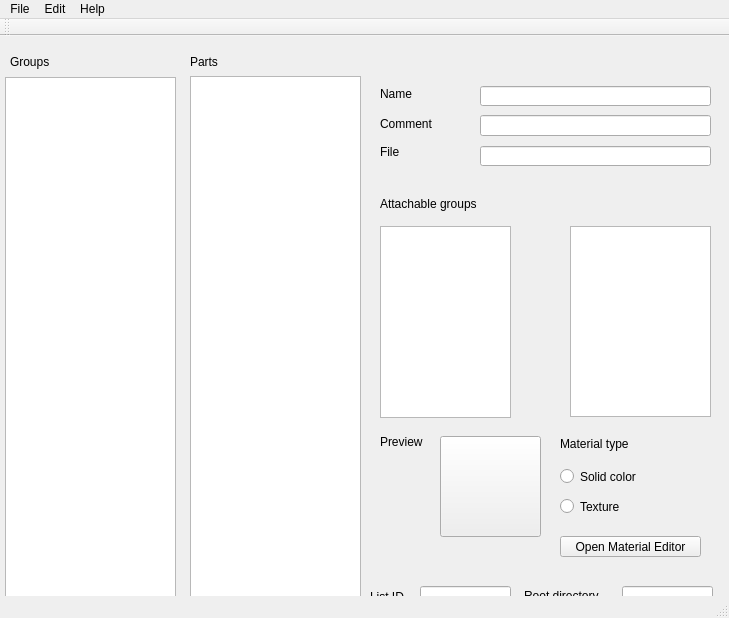
<?xml version="1.0" encoding="UTF-8"?>
<ui version="4.0">
 <class>pmcaconf_mainwin</class>
 <widget class="QMainWindow" name="pmcaconf_mainwin">
  <property name="geometry">
   <rect>
    <x>0</x>
    <y>0</y>
    <width>729</width>
    <height>618</height>
   </rect>
  </property>
  <property name="windowTitle">
   <string>PMCA set configuration tool</string>
  </property>
  <property name="windowIcon">
   <iconset resource="images.qrc">
    <normaloff>:/logo/logo.png</normaloff>:/logo/logo.png</iconset>
  </property>
  <property name="locale">
   <locale language="Hungarian" country="Hungary"/>
  </property>
  <widget class="QWidget" name="centralWidget">
   <widget class="QListView" name="listView">
    <property name="geometry">
     <rect>
      <x>5</x>
      <y>41</y>
      <width>171</width>
      <height>521</height>
     </rect>
    </property>
   </widget>
   <widget class="QLabel" name="label">
    <property name="geometry">
     <rect>
      <x>10</x>
      <y>10</y>
      <width>161</width>
      <height>31</height>
     </rect>
    </property>
    <property name="text">
     <string>Groups</string>
    </property>
   </widget>
   <widget class="QListView" name="listView_parts">
    <property name="geometry">
     <rect>
      <x>190</x>
      <y>40</y>
      <width>171</width>
      <height>521</height>
     </rect>
    </property>
   </widget>
   <widget class="QLabel" name="label_2">
    <property name="geometry">
     <rect>
      <x>190</x>
      <y>16</y>
      <width>171</width>
      <height>20</height>
     </rect>
    </property>
    <property name="text">
     <string>Parts</string>
    </property>
   </widget>
   <widget class="QLineEdit" name="lineEdit_Name">
    <property name="geometry">
     <rect>
      <x>480</x>
      <y>50</y>
      <width>231</width>
      <height>20</height>
     </rect>
    </property>
   </widget>
   <widget class="QLabel" name="label_3">
    <property name="geometry">
     <rect>
      <x>380</x>
      <y>50</y>
      <width>55</width>
      <height>16</height>
     </rect>
    </property>
    <property name="text">
     <string>Name</string>
    </property>
   </widget>
   <widget class="QLabel" name="label_4">
    <property name="geometry">
     <rect>
      <x>380</x>
      <y>80</y>
      <width>61</width>
      <height>16</height>
     </rect>
    </property>
    <property name="text">
     <string>Comment</string>
    </property>
   </widget>
   <widget class="QLineEdit" name="lineEdit_2">
    <property name="geometry">
     <rect>
      <x>480</x>
      <y>79</y>
      <width>231</width>
      <height>21</height>
     </rect>
    </property>
   </widget>
   <widget class="QLabel" name="label_5">
    <property name="geometry">
     <rect>
      <x>380</x>
      <y>110</y>
      <width>55</width>
      <height>12</height>
     </rect>
    </property>
    <property name="text">
     <string>File</string>
    </property>
   </widget>
   <widget class="QLineEdit" name="lineEdit_3">
    <property name="geometry">
     <rect>
      <x>480</x>
      <y>110</y>
      <width>231</width>
      <height>20</height>
     </rect>
    </property>
   </widget>
   <widget class="QLabel" name="label_6">
    <property name="geometry">
     <rect>
      <x>380</x>
      <y>160</y>
      <width>161</width>
      <height>16</height>
     </rect>
    </property>
    <property name="text">
     <string>Attachable groups</string>
    </property>
   </widget>
   <widget class="QListView" name="listView_availableGroups">
    <property name="geometry">
     <rect>
      <x>380</x>
      <y>190</y>
      <width>131</width>
      <height>192</height>
     </rect>
    </property>
   </widget>
   <widget class="QListView" name="listView_4">
    <property name="geometry">
     <rect>
      <x>570</x>
      <y>190</y>
      <width>141</width>
      <height>191</height>
     </rect>
    </property>
   </widget>
   <widget class="QLabel" name="label_7">
    <property name="geometry">
     <rect>
      <x>380</x>
      <y>400</y>
      <width>55</width>
      <height>12</height>
     </rect>
    </property>
    <property name="text">
     <string>Preview</string>
    </property>
   </widget>
   <widget class="QLabel" name="label_8">
    <property name="geometry">
     <rect>
      <x>560</x>
      <y>400</y>
      <width>101</width>
      <height>16</height>
     </rect>
    </property>
    <property name="text">
     <string>Material type</string>
    </property>
   </widget>
   <widget class="QRadioButton" name="radioButton">
    <property name="geometry">
     <rect>
      <x>560</x>
      <y>430</y>
      <width>97</width>
      <height>21</height>
     </rect>
    </property>
    <property name="text">
     <string>Solid color</string>
    </property>
   </widget>
   <widget class="QRadioButton" name="radioButton_2">
    <property name="geometry">
     <rect>
      <x>560</x>
      <y>460</y>
      <width>97</width>
      <height>21</height>
     </rect>
    </property>
    <property name="text">
     <string>Texture</string>
    </property>
   </widget>
   <widget class="QPushButton" name="pushButton">
    <property name="geometry">
     <rect>
      <x>560</x>
      <y>500</y>
      <width>141</width>
      <height>21</height>
     </rect>
    </property>
    <property name="text">
     <string>Open Material Editor</string>
    </property>
   </widget>
   <widget class="QLabel" name="label_9">
    <property name="geometry">
     <rect>
      <x>370</x>
      <y>550</y>
      <width>55</width>
      <height>21</height>
     </rect>
    </property>
    <property name="text">
     <string>List ID</string>
    </property>
   </widget>
   <widget class="QLineEdit" name="lineEdit_list">
    <property name="geometry">
     <rect>
      <x>420</x>
      <y>550</y>
      <width>91</width>
      <height>20</height>
     </rect>
    </property>
   </widget>
   <widget class="QLineEdit" name="lineEdit_5">
    <property name="geometry">
     <rect>
      <x>622</x>
      <y>550</y>
      <width>91</width>
      <height>20</height>
     </rect>
    </property>
    <property name="placeholderText">
     <string/>
    </property>
   </widget>
   <widget class="QLabel" name="label_10">
    <property name="geometry">
     <rect>
      <x>524</x>
      <y>550</y>
      <width>91</width>
      <height>20</height>
     </rect>
    </property>
    <property name="text">
     <string>Root directory</string>
    </property>
   </widget>
   <widget class="QPushButton" name="imageBut">
    <property name="geometry">
     <rect>
      <x>440</x>
      <y>400</y>
      <width>101</width>
      <height>101</height>
     </rect>
    </property>
    <property name="text">
     <string/>
    </property>
   </widget>
  </widget>
  <widget class="QMenuBar" name="menuBar">
   <property name="geometry">
    <rect>
     <x>0</x>
     <y>0</y>
     <width>729</width>
     <height>19</height>
    </rect>
   </property>
   <widget class="QMenu" name="menuFile">
    <property name="title">
     <string>File</string>
    </property>
    <addaction name="actionOpen_configuration"/>
    <addaction name="actionSave_configuration"/>
    <addaction name="actionExit"/>
   </widget>
   <widget class="QMenu" name="menuEdit">
    <property name="title">
     <string>Edit</string>
    </property>
    <addaction name="actionAdd_group"/>
    <addaction name="actionAdd_part"/>
   </widget>
   <widget class="QMenu" name="menuHelp">
    <property name="title">
     <string>Help</string>
    </property>
    <addaction name="actionAbout"/>
   </widget>
   <addaction name="menuFile"/>
   <addaction name="menuEdit"/>
   <addaction name="menuHelp"/>
  </widget>
  <widget class="QStatusBar" name="statusBar"/>
  <widget class="QToolBar" name="toolBar">
   <property name="windowTitle">
    <string>toolBar</string>
   </property>
   <attribute name="toolBarArea">
    <enum>TopToolBarArea</enum>
   </attribute>
   <attribute name="toolBarBreak">
    <bool>false</bool>
   </attribute>
  </widget>
  <action name="actionAbout">
   <property name="text">
    <string>About</string>
   </property>
  </action>
  <action name="actionOpen_configuration">
   <property name="text">
    <string>Open configuration</string>
   </property>
  </action>
  <action name="actionSave_configuration">
   <property name="text">
    <string>Save configuration</string>
   </property>
  </action>
  <action name="actionExit">
   <property name="text">
    <string>Exit</string>
   </property>
  </action>
  <action name="actionAdd_part">
   <property name="text">
    <string>Add part</string>
   </property>
  </action>
  <action name="actionAdd_group">
   <property name="text">
    <string>Add group</string>
   </property>
  </action>
 </widget>
 <layoutdefault spacing="6" margin="11"/>
 <resources>
  <include location="images.qrc"/>
 </resources>
 <connections>
  <connection>
   <sender>actionAbout</sender>
   <signal>triggered()</signal>
   <receiver>pmcaconf_mainwin</receiver>
   <slot>showAbout()</slot>
   <hints>
    <hint type="sourcelabel">
     <x>-1</x>
     <y>-1</y>
    </hint>
    <hint type="destinationlabel">
     <x>235</x>
     <y>308</y>
    </hint>
   </hints>
  </connection>
  <connection>
   <sender>actionOpen_configuration</sender>
   <signal>triggered()</signal>
   <receiver>pmcaconf_mainwin</receiver>
   <slot>openConfig()</slot>
   <hints>
    <hint type="sourcelabel">
     <x>-1</x>
     <y>-1</y>
    </hint>
    <hint type="destinationlabel">
     <x>364</x>
     <y>308</y>
    </hint>
   </hints>
  </connection>
  <connection>
   <sender>actionExit</sender>
   <signal>triggered()</signal>
   <receiver>pmcaconf_mainwin</receiver>
   <slot>close()</slot>
   <hints>
    <hint type="sourcelabel">
     <x>-1</x>
     <y>-1</y>
    </hint>
    <hint type="destinationlabel">
     <x>364</x>
     <y>308</y>
    </hint>
   </hints>
  </connection>
  <connection>
   <sender>actionAdd_part</sender>
   <signal>triggered()</signal>
   <receiver>pmcaconf_mainwin</receiver>
   <slot>addNewPart()</slot>
   <hints>
    <hint type="sourcelabel">
     <x>-1</x>
     <y>-1</y>
    </hint>
    <hint type="destinationlabel">
     <x>364</x>
     <y>308</y>
    </hint>
   </hints>
  </connection>
  <connection>
   <sender>listView_parts</sender>
   <signal>clicked(QModelIndex)</signal>
   <receiver>pmcaconf_mainwin</receiver>
   <slot>changePart(QModelIndex)</slot>
   <hints>
    <hint type="sourcelabel">
     <x>275</x>
     <y>319</y>
    </hint>
    <hint type="destinationlabel">
     <x>364</x>
     <y>308</y>
    </hint>
   </hints>
  </connection>
  <connection>
   <sender>listView</sender>
   <signal>clicked(QModelIndex)</signal>
   <receiver>pmcaconf_mainwin</receiver>
   <slot>switchPartGroup()</slot>
   <hints>
    <hint type="sourcelabel">
     <x>90</x>
     <y>320</y>
    </hint>
    <hint type="destinationlabel">
     <x>364</x>
     <y>308</y>
    </hint>
   </hints>
  </connection>
  <connection>
   <sender>actionAdd_group</sender>
   <signal>triggered()</signal>
   <receiver>pmcaconf_mainwin</receiver>
   <slot>addNewGroup()</slot>
   <hints>
    <hint type="sourcelabel">
     <x>-1</x>
     <y>-1</y>
    </hint>
    <hint type="destinationlabel">
     <x>364</x>
     <y>308</y>
    </hint>
   </hints>
  </connection>
 </connections>
 <slots>
  <slot>showAbout()</slot>
  <slot>openConfig()</slot>
  <slot>addNewPart()</slot>
  <slot>changePart(QModelIndex)</slot>
  <slot>switchPartGroup()</slot>
  <slot>addNewGroup()</slot>
 </slots>
</ui>
